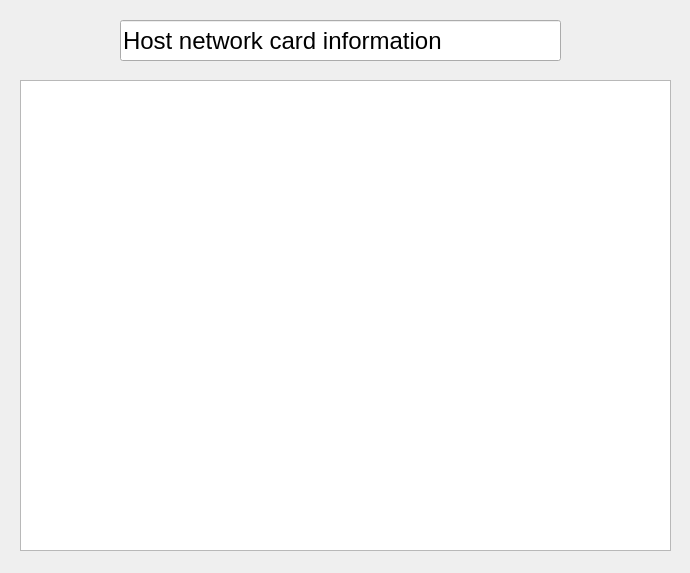
<?xml version="1.0" encoding="UTF-8"?>
<ui version="4.0">
 <class>netcard</class>
 <widget class="QWidget" name="netcard">
  <property name="geometry">
   <rect>
    <x>0</x>
    <y>0</y>
    <width>690</width>
    <height>573</height>
   </rect>
  </property>
  <property name="windowTitle">
   <string>Form</string>
  </property>
  <widget class="QLineEdit" name="lineEdit">
   <property name="geometry">
    <rect>
     <x>120</x>
     <y>20</y>
     <width>441</width>
     <height>41</height>
    </rect>
   </property>
   <property name="font">
    <font>
     <pointsize>18</pointsize>
    </font>
   </property>
   <property name="text">
    <string>Host network card information</string>
   </property>
  </widget>
  <widget class="QTextEdit" name="textEdit">
   <property name="geometry">
    <rect>
     <x>20</x>
     <y>80</y>
     <width>651</width>
     <height>471</height>
    </rect>
   </property>
  </widget>
 </widget>
 <resources/>
 <connections/>
</ui>
